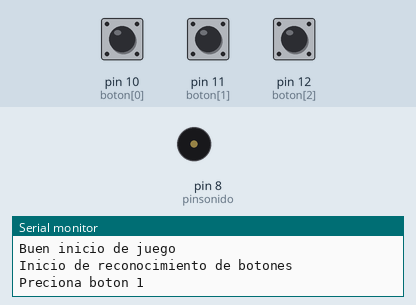
Bench run of a sketch on a simulated Arduino Uno, built with avr-gcc and run on an emulated ATmega328P. Shown: buzzer (waves = sounding), the last lines printed to the serial monitor. The test bench sets the inputs (shaded band); at power-on: pin 10 (boton[0]) HIGH, pin 12 (boton[2]) HIGH, pin 11 (boton[1]) HIGH. Random numbers use the default seed unless the sketch sets one.

Above: at 1.2 s.
1.3 s: pin 10 (boton[0]) pulled LOW for 0.15 s
At 1.45 s:
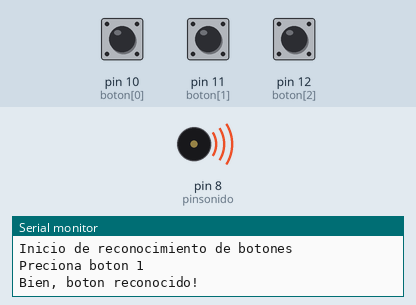
3.1 s: pin 12 (boton[2]) pulled LOW for 0.15 s
At 4.4 s:
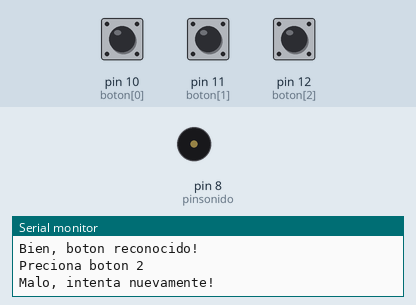
4.7 s: pin 11 (boton[1]) pulled LOW for 0.15 s
At 4.85 s:
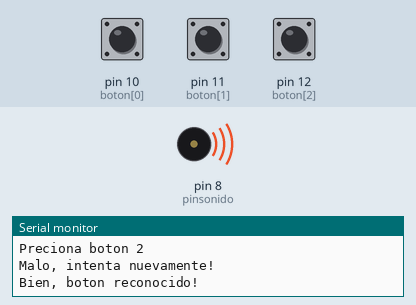
6.5 s: pin 12 (boton[2]) pulled LOW for 1 s
At 10.5 s:
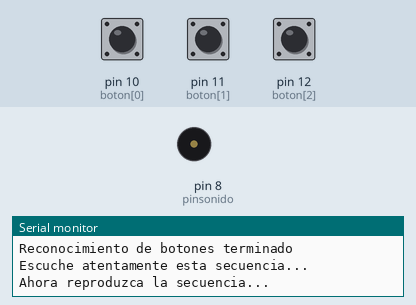
Timing chart, 0 to 12.0 s (numbered marks = the images above; inputs shaded):
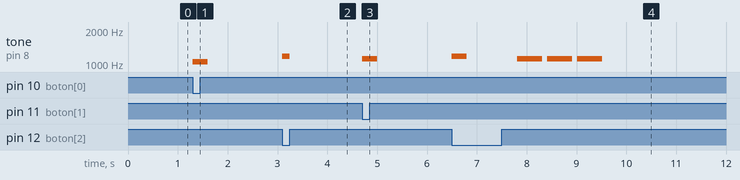

The sketch:

juego_final.ino
```cpp
// Protitipo de Juego de Memoria para mis alumnos de DI de la PUCP


//Entradas digitales para los botones
int boton[] = {
  10,11,12};
//variable temporal
int varTEM;
//arreglo con el estado de los botones,
//el valor de la variable temporar se guarda en este arreglo
int botonStado[] = {
  0,0,0};   // varieble que recuerda el estado del botón

// arreglo con las frecuencias de los botones
int sonidos[] = {
  1047, 1109, 1175};
//salida de buzzer
int pinsonido = 8;

int juego[] = {
  0,0,0,0,0,0};

int pasos = 1;
int btn;
int tiempo = 500;


void setup() {
  for(int i=0;i<3;i++){
    pinMode(boton[i], INPUT);
    botonStado[i] = LOW;
  }
  Serial.begin(9600);  // activa la comunicación serial a 9600bps
  Serial.println("Buen inicio de juego");
  randomSeed(analogRead(0));
}


void loop(){
  switch (pasos) {
  case 1:
    Serial.println("Inicio de reconocimiento de botones");
    Serial.println("Preciona boton 1");
    pasos++;
    break;
  case 2:
    for(int i=0;i<3;i++){
      botones(i,0);
    }
    break;
  case 3:
    delay(300);
    noTone(pinsonido);
    Serial.println("Preciona boton 2");
    pasos++;
    break;
  case 4:
    for(int i=0;i<3;i++){
      botones(i,1);
    }
    break;
  case 5:
    delay(300);
    noTone(pinsonido);
    Serial.println("Preciona boton 3");
    pasos++;
    break;
  case 6:
    for(int i=0;i<3;i++){
      botones(i,2);
    }
    break;
  case 7:
    delay(300);
    noTone(pinsonido);
    Serial.println("Reconocimiento de botones terminado");
    pasos++;
    break;
  case 8:
    for(int i=0;i<3;i++){
      juego[i] = random(30)/10;
    }
    pasos++;
    break;

  case 9:
    Serial.println("Escuche atentamente esta secuencia...");
    delay(1000);
    for(int i=0;i<3;i++){
      tone(pinsonido, sonidos[juego[i]]);
      delay(tiempo);
      noTone(pinsonido);
      delay(tiempo/5);
    }
    pasos++;
    break;
  case 10:
    Serial.println("Ahora reproduzca la secuencia...");
    pasos++;
    break;
  case 11:
    delay(300);
    noTone(pinsonido);
    for(int i=0;i<3;i++){
      botones(i,juego[0]);
    }
    break;
  case 12:
    delay(300);
    noTone(pinsonido);
    for(int i=0;i<3;i++){
      botones(i,juego[1]);
    }
    break;
  case 13:
    delay(300);
    noTone(pinsonido);
    for(int i=0;i<3;i++){
      botones(i,juego[2]);
    }
    break;
  case 14:
    delay(300);
    noTone(pinsonido);
    Serial.println("Bien, nuevamente... pero mas rapido");
    tiempo -= 10;
    pasos = 8;
    break;
  default:

    break;
  }
}

//Funcion que detecta el estado del boton
// i es el indice para el arreglo de botones, estado de boton y sonidos

void botones(int i, int target){
  varTEM = digitalRead(boton[i]); // lee el estado del botón
  if (varTEM != botonStado[i]) {  // comprueba si el estado incial es diferente al estado actual
    if (varTEM  == LOW) {   // comprueba si esta presionado
      //Serial.println(mensaje);
      //Serial.println(boton[i]);
      btn = i;
      if (btn == target){
        Serial.println("Bien, boton reconocido!");
        pasos++;
      }
      else{
        Serial.println("Malo, intenta nuevamente!");
      }
      tone(pinsonido, sonidos[i]);
    }
    else{
      noTone(pinsonido);
    }
    botonStado[i] = varTEM;
  }
}
```

Measured:
- after the input at 1.3 s, tone on pin 8 (pinsonido): silent → 1047 Hz at once, → silent 0.30 s later
- after the input at 3.1 s, tone on pin 8 (pinsonido): silent → 1175 Hz at once, → silent 0.15 s later
- after the input at 4.7 s, tone on pin 8 (pinsonido): silent → 1109 Hz at once, → silent 0.30 s later
- after the input at 6.5 s, tone on pin 8 (pinsonido): plays 1175 Hz for 0.30 s, 1109 Hz for 0.50 s, 1109 Hz for 0.50 s, 1109 Hz for 0.50 s, starting at once
